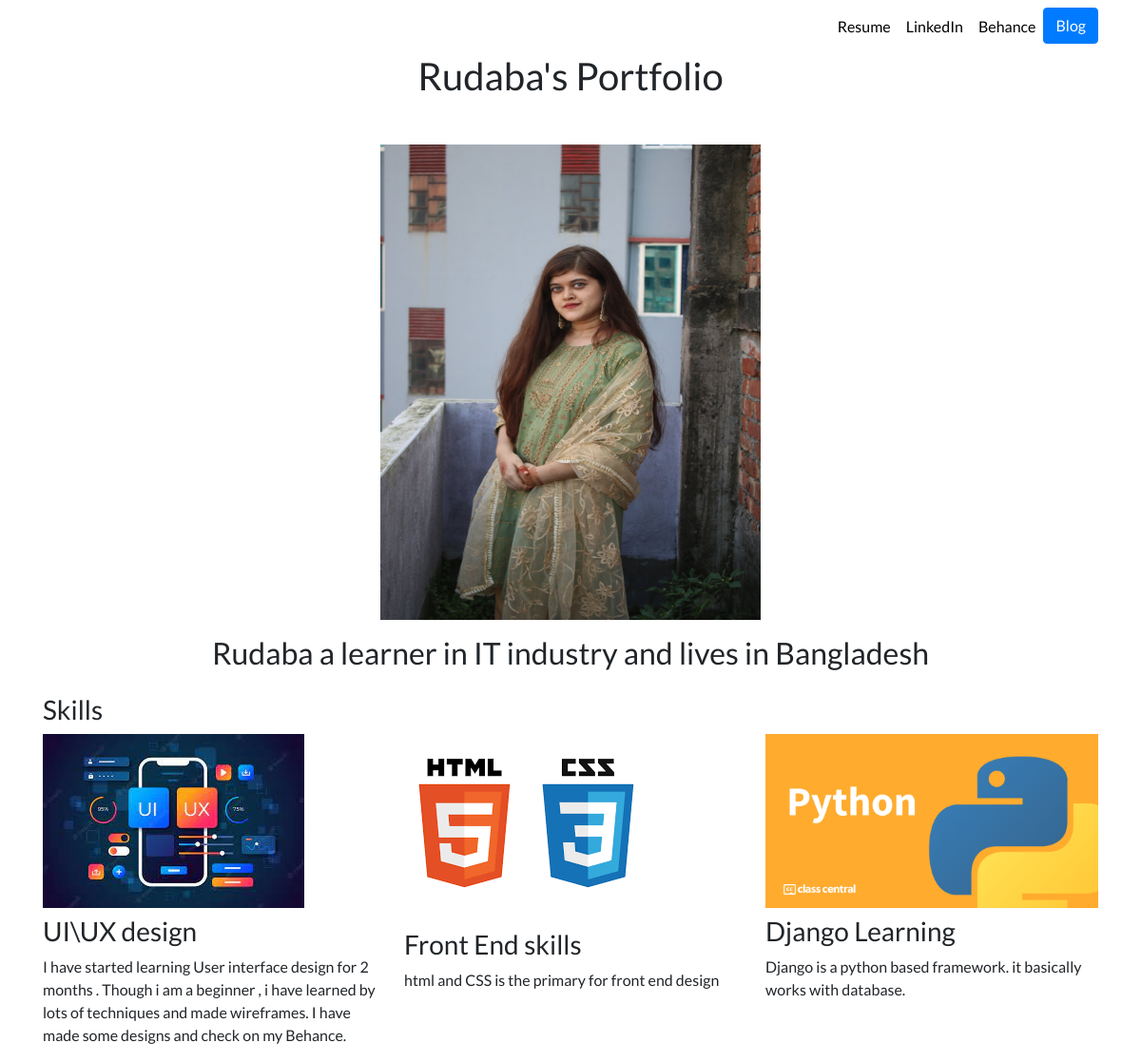
The page / on the database its author committed.
### portfolio/models.py (models this page shows)
class Project(models.Model):
    title = models.CharField(max_length=100)
    description = models.CharField(max_length=250)
    image = models.ImageField(upload_to='portfolio/images/')
    url = models.URLField(blank=True)

### portfolio/views.py (the view)
# urls.py: 2. Add a URL to urlpatterns:  path('', views.home, name='home')
def home(request):
    projects = Project.objects.all()
    return render(request,'portfolio/home.html',{'projects':projects})

### portfolio/templates/portfolio/home.html
{% extends 'portfolio/base.html' %}
{% block content %}
{% load static %}
<div class=" row justify-content-center">
  <h1>Rudaba's Portfolio</h1>
</div>
<br>
<div class="row justify-content-center my-3">
  <div class="col-10x">
    <img src="{% static 'portfolio/picRsz.jpg' %}" width="400" height="500">
  </div>
</div>
 <div class="row justify-content-center my-3">
   <div class="col-10x">
     <h2>Rudaba a learner in IT industry and lives in Bangladesh</h2>
   </div>
 </div>
 <h3> Skills </h3>
 <div class="row">
   {% for project in projects %}
   <div class="col-lg-4 col-md-6">
     {% if project.url %}
     <a href="{{ project.url }}">
       <img src="{{ project.image.url }}" class="img-fluid mb-2">
     </a>
     {% else %}
     <img src="{{ project.image.url }}" class="img-fluid mb-2">
     {% endif %}
     <h3>{{ project.title }}</h3>
     <p>{{ project.description }}</p>
   </div>
   {% endfor %}
 </div>
{% endblock %}

### portfolio/templates/portfolio/base.html (shortened to what this page needs)
{% load static %}
<!doctype html>
<html lang="en">
<head>
  <link rel="stylesheet" href="https://stackpath.bootstrapcdn.com/bootstrap/4.4.1/css/bootstrap.min.css">
  <link rel="stylesheet" href="{% static "portfolio/custom.css" %}">
</head>
<body>
  <nav id="topNav" class="navbar navbar-expand-md navbar-light">
    <div class="container">
      <div class="collapse navbar-collapse text-center" id="navbarNav">
        <ul class="navbar-nav ml-auto">
          <li class='nav-item'>
            <a class="nav-link" href="{% static 'portfolio/Resume.pdf' %}" target="_blank">Resume</a>
          </li>
          <li class="nav-item">
            <a class="nav-link" href="https://www.linkedin.com/in/rudaba-zerin-459572183/" target="_blank">LinkedIn</a>
          </li>
          <li class="nav-item">
            <a class="nav-link" href="https://www.behance.net/rudabazerin" target="_blank">Behance</a>
          </li>
          <li>
            <a role="button" href="{% url 'blog:all_blogs' %}" class="btn btn-primary">Blog</a>
          </li>
        </ul>
      </div>
    </div>
  </nav>
  <div class="container">
    {% block content %}{% endblock %}
  </div>
</body>
</html>

### portfolio/static/portfolio/custom.css (style rules this page uses)
.navbar-nav .nav-link { color: rgba(0,0,0,1) !important; }
body { font-family: 'Lato', sans-serif; }

### rows shown on the page
Project: image (picture), title "UI\\UX design", description "I have started learning User interface design for 2 months . Though i am a beginner , i have learned by lots of techniques and made wireframes. I have made some designs and check on my Behance."
Project: image (picture), title "Front End skills", description "html and CSS is the primary for front end design"
Project: image (picture), title "Django Learning", description "Django is a python based framework. it basically works with database."
